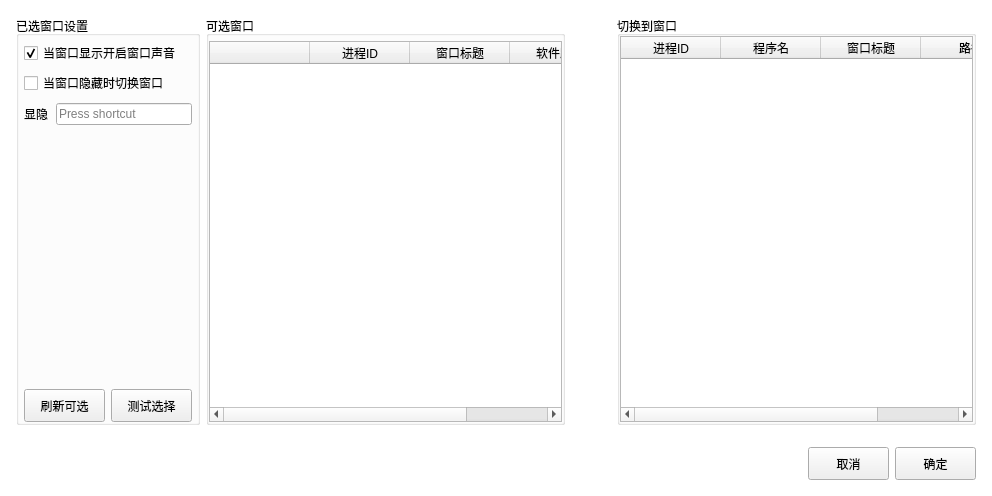
<?xml version="1.0" encoding="UTF-8"?>
<ui version="4.0">
 <class>NewDialog</class>
 <widget class="QWidget" name="NewDialog">
  <property name="geometry">
   <rect>
    <x>0</x>
    <y>0</y>
    <width>992</width>
    <height>496</height>
   </rect>
  </property>
  <property name="windowTitle">
   <string>NewDialog</string>
  </property>
  <property name="styleSheet">
   <string notr="true">#NewDialog{
background-color: rgb(255, 255, 255);
}</string>
  </property>
  <layout class="QVBoxLayout" name="verticalLayout">
   <property name="spacing">
    <number>0</number>
   </property>
   <property name="leftMargin">
    <number>5</number>
   </property>
   <property name="topMargin">
    <number>5</number>
   </property>
   <property name="rightMargin">
    <number>5</number>
   </property>
   <property name="bottomMargin">
    <number>5</number>
   </property>
   <item>
    <widget class="QWidget" name="widget" native="true">
     <layout class="QVBoxLayout" name="verticalLayout_2">
      <property name="spacing">
       <number>0</number>
      </property>
      <property name="leftMargin">
       <number>0</number>
      </property>
      <property name="topMargin">
       <number>0</number>
      </property>
      <property name="rightMargin">
       <number>0</number>
      </property>
      <property name="bottomMargin">
       <number>0</number>
      </property>
      <item>
       <widget class="QWidget" name="widgetBody" native="true">
        <layout class="QHBoxLayout" name="horizontalLayout_7" stretch="0,1,0,1">
         <item>
          <widget class="QGroupBox" name="groupBox_2">
           <property name="title">
            <string>已选窗口设置</string>
           </property>
           <layout class="QVBoxLayout" name="verticalLayout_5">
            <property name="spacing">
             <number>6</number>
            </property>
            <property name="leftMargin">
             <number>5</number>
            </property>
            <property name="topMargin">
             <number>5</number>
            </property>
            <property name="rightMargin">
             <number>5</number>
            </property>
            <property name="bottomMargin">
             <number>0</number>
            </property>
            <item>
             <widget class="QCheckBox" name="checkBoxOpenVoiceWhenShow">
              <property name="text">
               <string>当窗口显示开启窗口声音</string>
              </property>
              <property name="checked">
               <bool>true</bool>
              </property>
             </widget>
            </item>
            <item>
             <widget class="QCheckBox" name="checkBoxSwitchWhenHide">
              <property name="text">
               <string>当窗口隐藏时切换窗口</string>
              </property>
             </widget>
            </item>
            <item>
             <layout class="QVBoxLayout" name="verticalLayout_3">
              <item>
               <layout class="QHBoxLayout" name="horizontalLayout_5">
                <item>
                 <widget class="QLabel" name="label_3">
                  <property name="minimumSize">
                   <size>
                    <width>26</width>
                    <height>26</height>
                   </size>
                  </property>
                  <property name="maximumSize">
                   <size>
                    <width>26</width>
                    <height>26</height>
                   </size>
                  </property>
                  <property name="text">
                   <string>显隐</string>
                  </property>
                 </widget>
                </item>
                <item>
                 <widget class="QKeySequenceEdit" name="keySequenceEditVisible">
                  <property name="minimumSize">
                   <size>
                    <width>0</width>
                    <height>26</height>
                   </size>
                  </property>
                  <property name="maximumSize">
                   <size>
                    <width>16777215</width>
                    <height>26</height>
                   </size>
                  </property>
                  <property name="toolTip">
                   <string>&lt;html&gt;&lt;head/&gt;&lt;body&gt;&lt;p&gt;&lt;span style=&quot; font-size:10pt; font-weight:600; color:#00aaff;&quot;&gt; 请开始按您需要设置的快捷键&lt;/span&gt;&lt;/p&gt;&lt;/body&gt;&lt;/html&gt;</string>
                  </property>
                  <property name="autoFillBackground">
                   <bool>false</bool>
                  </property>
                 </widget>
                </item>
               </layout>
              </item>
             </layout>
            </item>
            <item>
             <spacer name="verticalSpacer">
              <property name="orientation">
               <enum>Qt::Vertical</enum>
              </property>
              <property name="sizeHint" stdset="0">
               <size>
                <width>20</width>
                <height>75</height>
               </size>
              </property>
             </spacer>
            </item>
            <item>
             <layout class="QHBoxLayout" name="horizontalLayout_8">
              <property name="topMargin">
               <number>0</number>
              </property>
              <item>
               <widget class="QPushButton" name="pushButtonRefresh">
                <property name="minimumSize">
                 <size>
                  <width>81</width>
                  <height>33</height>
                 </size>
                </property>
                <property name="maximumSize">
                 <size>
                  <width>81</width>
                  <height>33</height>
                 </size>
                </property>
                <property name="text">
                 <string>刷新可选</string>
                </property>
               </widget>
              </item>
              <item>
               <widget class="QPushButton" name="pushButtonTest">
                <property name="minimumSize">
                 <size>
                  <width>81</width>
                  <height>33</height>
                 </size>
                </property>
                <property name="maximumSize">
                 <size>
                  <width>81</width>
                  <height>33</height>
                 </size>
                </property>
                <property name="text">
                 <string>测试选择</string>
                </property>
               </widget>
              </item>
             </layout>
            </item>
           </layout>
          </widget>
         </item>
         <item>
          <widget class="QGroupBox" name="groupBox">
           <property name="title">
            <string>可选窗口</string>
           </property>
           <layout class="QVBoxLayout" name="verticalLayout_4">
            <property name="leftMargin">
             <number>0</number>
            </property>
            <property name="topMargin">
             <number>5</number>
            </property>
            <property name="rightMargin">
             <number>0</number>
            </property>
            <property name="bottomMargin">
             <number>0</number>
            </property>
            <item>
             <widget class="QTableWidget" name="tableWidgetOption">
              <property name="editTriggers">
               <set>QAbstractItemView::NoEditTriggers</set>
              </property>
              <property name="selectionMode">
               <enum>QAbstractItemView::SingleSelection</enum>
              </property>
              <property name="selectionBehavior">
               <enum>QAbstractItemView::SelectRows</enum>
              </property>
              <column>
               <property name="text">
                <string/>
               </property>
              </column>
              <column>
               <property name="text">
                <string>进程ID</string>
               </property>
              </column>
              <column>
               <property name="text">
                <string>窗口标题</string>
               </property>
              </column>
              <column>
               <property name="text">
                <string>软件路径</string>
               </property>
              </column>
             </widget>
            </item>
           </layout>
          </widget>
         </item>
         <item>
          <widget class="QLabel" name="labelArrow">
           <property name="minimumSize">
            <size>
             <width>40</width>
             <height>0</height>
            </size>
           </property>
           <property name="maximumSize">
            <size>
             <width>40</width>
             <height>16777215</height>
            </size>
           </property>
           <property name="text">
            <string/>
           </property>
          </widget>
         </item>
         <item>
          <widget class="QGroupBox" name="groupBoxSwitchWindow">
           <property name="title">
            <string>切换到窗口</string>
           </property>
           <layout class="QHBoxLayout" name="horizontalLayout_2">
            <property name="leftMargin">
             <number>0</number>
            </property>
            <property name="topMargin">
             <number>0</number>
            </property>
            <property name="rightMargin">
             <number>0</number>
            </property>
            <property name="bottomMargin">
             <number>0</number>
            </property>
            <item>
             <widget class="QTableWidget" name="tableWidgetSwitching">
              <property name="editTriggers">
               <set>QAbstractItemView::NoEditTriggers</set>
              </property>
              <property name="selectionMode">
               <enum>QAbstractItemView::SingleSelection</enum>
              </property>
              <property name="selectionBehavior">
               <enum>QAbstractItemView::SelectRows</enum>
              </property>
              <column>
               <property name="text">
                <string>进程ID</string>
               </property>
              </column>
              <column>
               <property name="text">
                <string>程序名</string>
               </property>
              </column>
              <column>
               <property name="text">
                <string>窗口标题</string>
               </property>
              </column>
              <column>
               <property name="text">
                <string>路径</string>
               </property>
              </column>
             </widget>
            </item>
           </layout>
          </widget>
         </item>
        </layout>
       </widget>
      </item>
      <item>
       <widget class="QWidget" name="widgetFooter" native="true">
        <layout class="QHBoxLayout" name="horizontalLayout">
         <item>
          <spacer name="horizontalSpacer">
           <property name="orientation">
            <enum>Qt::Horizontal</enum>
           </property>
           <property name="sizeHint" stdset="0">
            <size>
             <width>636</width>
             <height>20</height>
            </size>
           </property>
          </spacer>
         </item>
         <item>
          <widget class="QPushButton" name="pushButtonCancel">
           <property name="minimumSize">
            <size>
             <width>81</width>
             <height>33</height>
            </size>
           </property>
           <property name="maximumSize">
            <size>
             <width>81</width>
             <height>33</height>
            </size>
           </property>
           <property name="text">
            <string>取消</string>
           </property>
          </widget>
         </item>
         <item>
          <widget class="QPushButton" name="pushButtonOk">
           <property name="minimumSize">
            <size>
             <width>81</width>
             <height>33</height>
            </size>
           </property>
           <property name="maximumSize">
            <size>
             <width>81</width>
             <height>33</height>
            </size>
           </property>
           <property name="text">
            <string>确定</string>
           </property>
          </widget>
         </item>
        </layout>
       </widget>
      </item>
     </layout>
    </widget>
   </item>
  </layout>
 </widget>
 <layoutdefault spacing="6" margin="11"/>
 <resources>
  <include location="../onekeyhide.qrc"/>
 </resources>
 <connections/>
</ui>
